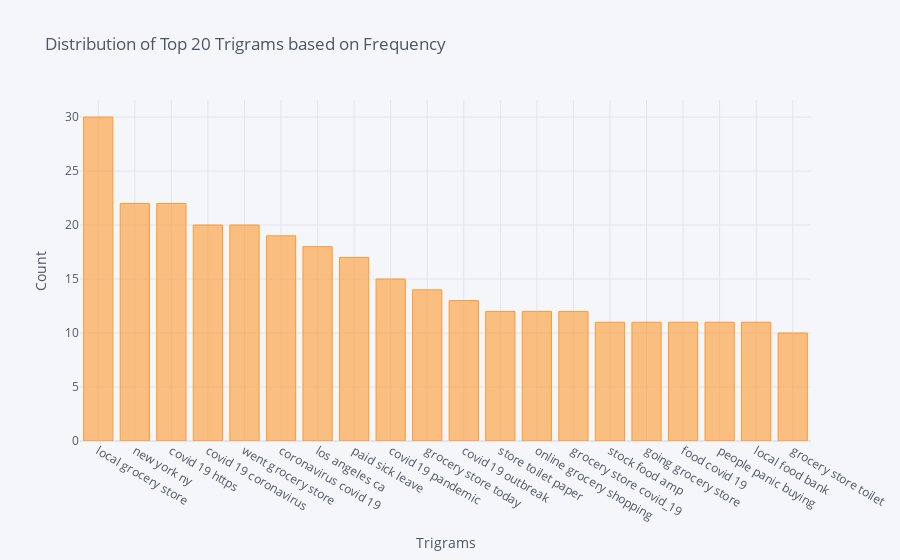

The notebook cell this image was saved under:
### Markdown cell above
### Distribution of Top 20 Trigrams based on Frequency

### Code cell
df2 = pd.DataFrame(words, columns = ['Trigram','Frequency'])
df2 = df2.set_index('Trigram')
df2.iplot(kind = 'bar', xTitle = 'Trigrams', yTitle = 'Count', title = 'Distribution of Top 20 Trigrams based on Frequency')

### Figure 1 — Plotly figure (JSON) as saved in the notebook; plotly's stock layout.template omitted (floating-point values rounded to 4 significant figures)
{"data": [{"marker": {"color": "rgba(255, 153, 51, 0.6)", "line": {"color": "rgba(255, 153, 51, 1.0)", "width": 1}}, "name": "Frequency", "orientation": "v", "text": "", "type": "bar", "x": ["local grocery store", "new york ny", "covid 19 https", "covid 19 coronavirus", "went grocery store", "coronavirus covid 19", "los angeles ca", "paid sick leave", "covid 19 pandemic", "grocery store today", "covid 19 outbreak", "store toilet paper", "online grocery shopping", "grocery store covid_19", "stock food amp", "going grocery store", "food covid 19", "people panic buying", "local food bank", "grocery store toilet"], "y": [30, 22, 22, 20, 20, 19, 18, 17, 15, 14, 13, 12, 12, 12, 11, 11, 11, 11, 11, 10]}], "layout": {"legend": {"bgcolor": "#F5F6F9", "font": {"color": "#4D5663"}}, "paper_bgcolor": "#F5F6F9", "plot_bgcolor": "#F5F6F9", "title": {"font": {"color": "#4D5663"}, "text": "Distribution of Top 20 Trigrams based on Frequency"}, "xaxis": {"gridcolor": "#E1E5ED", "showgrid": true, "tickfont": {"color": "#4D5663"}, "title": {"font": {"color": "#4D5663"}, "text": "Trigrams"}, "zerolinecolor": "#E1E5ED"}, "yaxis": {"gridcolor": "#E1E5ED", "showgrid": true, "tickfont": {"color": "#4D5663"}, "title": {"font": {"color": "#4D5663"}, "text": "Count"}, "zerolinecolor": "#E1E5ED"}}}
